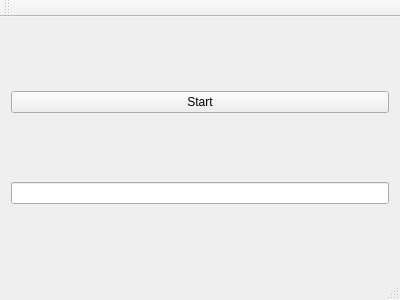
<?xml version="1.0" encoding="UTF-8"?>
<ui version="4.0">
 <class>MainWindow</class>
 <widget class="QMainWindow" name="MainWindow">
  <property name="geometry">
   <rect>
    <x>0</x>
    <y>0</y>
    <width>400</width>
    <height>300</height>
   </rect>
  </property>
  <property name="windowTitle">
   <string>MainWindow</string>
  </property>
  <widget class="QWidget" name="centralWidget">
   <layout class="QVBoxLayout" name="verticalLayout">
    <item>
     <widget class="QPushButton" name="pushButton">
      <property name="text">
       <string>Start</string>
      </property>
     </widget>
    </item>
    <item>
     <widget class="QLineEdit" name="lineEdit"/>
    </item>
   </layout>
  </widget>
  <widget class="QMenuBar" name="menuBar">
   <property name="geometry">
    <rect>
     <x>0</x>
     <y>0</y>
     <width>400</width>
     <height>21</height>
    </rect>
   </property>
  </widget>
  <widget class="QToolBar" name="mainToolBar">
   <attribute name="toolBarArea">
    <enum>TopToolBarArea</enum>
   </attribute>
   <attribute name="toolBarBreak">
    <bool>false</bool>
   </attribute>
  </widget>
  <widget class="QStatusBar" name="statusBar"/>
 </widget>
 <layoutdefault spacing="6" margin="11"/>
 <resources/>
 <connections/>
</ui>
